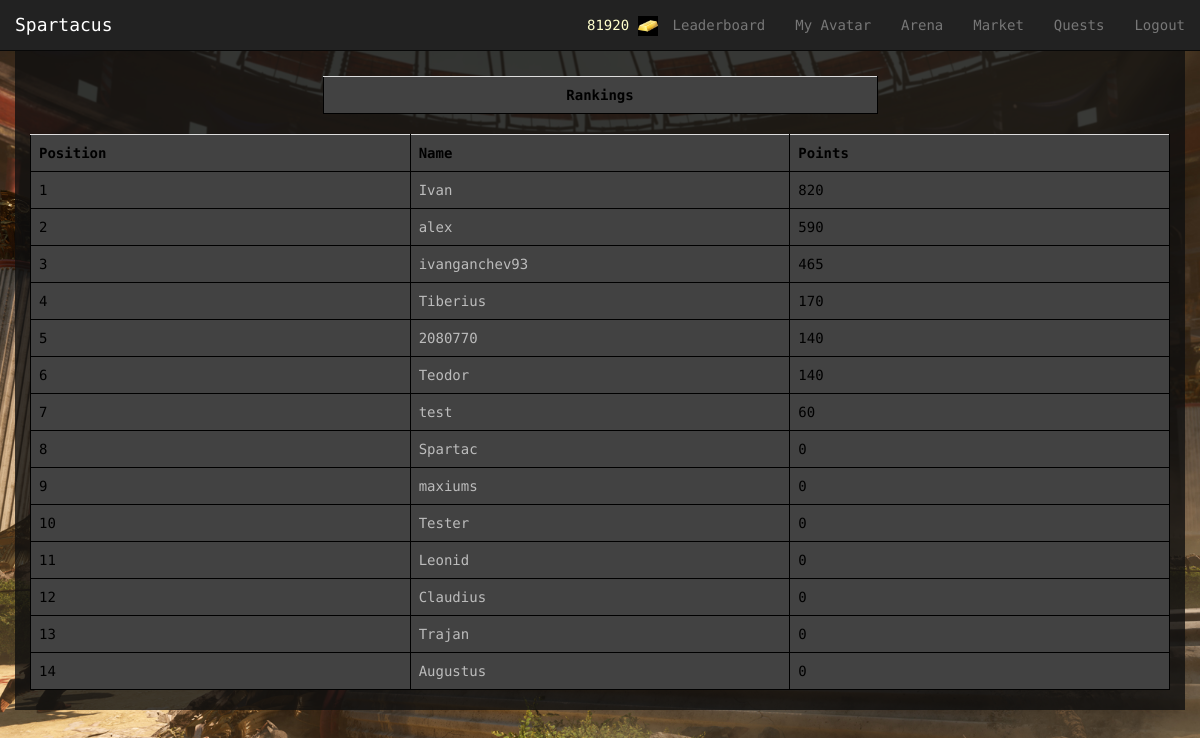
Page /Spartacus/leaderboard/ (signed in) on the committed database.
### Spartacus/models.py (models this page shows, shortened)
class Avatar(models.Model):
    user = models.OneToOneField(User)
    picture = models.ImageField(upload_to='profile_images', blank=True)
    cash = models.IntegerField(default = 1000)
    attack = models.IntegerField(default= 10)
    deffence = models.IntegerField(default= 10)
    strength = models.IntegerField(default= 10)
    agility = models.IntegerField(default= 10)
    intelligence = models.IntegerField(default = 10)
    victories = models.IntegerField(default = 0)
    points = models.IntegerField(default = 0) # for ranking...every time a gladiator fights get some amount of points

### Spartacus/views.py (the view)
def leaderboard(request):
    context_dict = {}
    try:
        avatars = Avatar.objects.order_by('-points')[:20]
        context_dict['avatars'] = avatars
    except:
        print "Query fail leaderboard"
    return render(request, 'Spartacus/leaderboard.html', context_dict)

### templates/Spartacus/leaderboard.html (shortened to what this page needs)
{% extends 'Spartacus/base.html' %}
{% load staticfiles %}
{% block body_block %}
<div class="container">
	<div class="row" id="split">
	</div>
	<div class="row">
		<div class="col-xs-12">
			<div class="row">
				<div class="col-xs-6 col-xs-offset-3">
					<table class="table">
						<th style="text-align: center">Rankings</th>
					</table>
				</div>
			</div>
			<table class="table">
				<th>Position</th>
				<th>Name</th>
				<th>Points</th>
				{% for avatar in avatars %}
					<tr id="rank">
					<td></td>
					<td><a href="{% url 'avatar_view' avatar.user.username %}">{{ avatar.user.username}} </a></td>
					<td>{{avatar.points}}</td>
					</tr>
				{% endfor %}
			</table>
		</div>
	</div>
</div>
{% endblock %}
{% block gold %}
{% if user.is_authenticated %}
   {{ user.avatar.cash }} <img  src="{% static 'images/gold.jpg' %}" width = "20" height = "20"/>
{% endif %}
{% endblock %}

### static/css/styles.css (style rules this page uses)
html,body { height: 100%; font-family: 'Droid Sans Mono', sans-serif; }
body { padding-top: 51px; background: #1E1E1E; color: #f9f9f9; }
a { color:#bcbcbc; }

### static/css/mystyles.css (style rules this page uses)
table { table-layout: fixed; }
table,th, td, tr { background-color: #424242; color: black; border: 1px solid black; white-space: nowrap; overflow: hidden; text-overflow: ellipsis; }
div#split { height: 25px; }
div.container { background: rgba(15,15,15, 0.8)!important; }

### templates/Spartacus/leaderboard.html (style rules this page uses)
table { counter-reset: rowNumber; }
#rank { counter-increment: rowNumber; }
table tr td:first-child::before { content: counter(rowNumber); min-width: 1em; margin-right: 0.5em; }

### rows in the picture
Avatar: user.username "Ivan", points "820"
Avatar: user.username "alex", points "590"
Avatar: user.username "ivanganchev93", points "465"
Avatar: user.username "Tiberius", points "170"
Avatar: user.username "2080770", points "140"
Avatar: user.username "Teodor", points "140"
Avatar: user.username "test", points "60"
Avatar: user.username "Spartac", points "0"
Avatar: user.username "maxiums", points "0"
Avatar: user.username "Tester", points "0"
Avatar: user.username "Leonid", points "0"
Avatar: user.username "Claudius", points "0"
Avatar: user.username "Trajan", points "0"
Avatar: user.username "Augustus", points "0"

### other values in the picture
{{ user.avatar.cash }} "81920"
